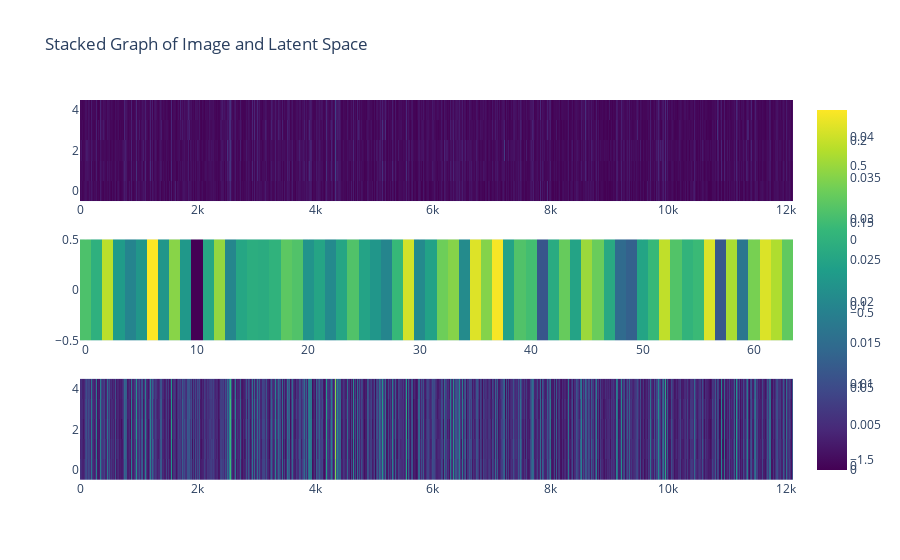

Write notebook code for a chart like this one.
### Code cell
e_ = e[0]  
z_ = z[0].reshape(1, -1) 
decoded_ = decoded[0]  



# Create subplot grid with vertical stacking
fig = sp.make_subplots(rows=3, cols=1, shared_xaxes=False, vertical_spacing=0.1)

# Add the original image as a heatmap-like plot
heatmap_trace1 = go.Heatmap(z=e_, colorscale='viridis')
fig.add_trace(heatmap_trace1, row=1, col=1)

# Add the latent representation as a heatmap-like plot
tensor_reshaped = z.reshape(1, -1)
heatmap_trace2 = go.Heatmap(z=z_, colorscale='viridis')
fig.add_trace(heatmap_trace2, row=2, col=1)

# Add the decoded image as a heatmap-like plot
heatmap_trace3 = go.Heatmap(z=decoded_, colorscale='viridis')
fig.add_trace(heatmap_trace3, row=3, col=1)

# Update layout
fig.update_layout(title='Stacked Graph of Image and Latent Space', showlegend=False)

# Update x-axis labels
#fig.update_xaxes(title_text='genes (normalized)', row=1, col=1)
#fig.update_xaxes(title_text='latent representation', row=2, col=1)
#fig.update_xaxes(title_text='genes (normalized)', row=3, col=1)

# Update y-axis labels
#fig.update_yaxes(title_text='timestamps', row=1, col=1)
#fig.update_yaxes(title_text='latent representation', row=2, col=1)
#fig.update_yaxes(title_text='timestamps', row=3, col=1)

fig.show()

### Figure 1 — Plotly figure (JSON) as saved in the notebook; plotly's stock layout.template omitted (floating-point values rounded to 4 significant figures; data arrays with more than 128 entries replaced by an {"elided": "..."} marker saying what was removed)
{"data": [{"colorscale": [[0, "#440154"], [0.1111, "#482878"], [0.2222, "#3e4989"], [0.3333, "#31688e"], [0.4444, "#26828e"], [0.5556, "#1f9e89"], [0.6667, "#35b779"], [0.7778, "#6ece58"], [0.8889, "#b5de2b"], [1, "#fde725"]], "type": "heatmap", "xaxis": "x", "yaxis": "y", "z": {"elided": "5x12121 float values"}}, {"colorscale": [[0, "#440154"], [0.1111, "#482878"], [0.2222, "#3e4989"], [0.3333, "#31688e"], [0.4444, "#26828e"], [0.5556, "#1f9e89"], [0.6667, "#35b779"], [0.7778, "#6ece58"], [0.8889, "#b5de2b"], [1, "#fde725"]], "type": "heatmap", "xaxis": "x2", "yaxis": "y2", "z": [[0.1811, -0.01489, 0.6273, -0.233, -0.4568, -0.2851, 0.8812, -0.2885, 0.436, -0.263, -1.57, -0.1077, 0.4796, -0.4415, -0.122, -0.0464, -0.06131, 0.005211, 0.2526, 0.1955, -0.3085, -0.1379, -0.4072, -0.1299, 0.1985, -0.1521, -0.2842, -0.4468, 0.07053, 0.718, -0.4026, -0.1676, 0.3306, 0.4274, -0.3902, 0.7597, 0.4202, 0.8539, -0.1592, 0.1992, 0.1297, -0.9084, -0.06659, 0.2993, -0.1493, 0.5078, 0.3119, -0.08914, -0.7191, -0.8159, -0.1441, 0.07107, 0.6503, 0.2036, 0.02243, 0.08652, 0.754, -0.8936, 0.5663, -0.5953, 0.3712, 0.7516, 0.5841, 0.2754]]}, {"colorscale": [[0, "#440154"], [0.1111, "#482878"], [0.2222, "#3e4989"], [0.3333, "#31688e"], [0.4444, "#26828e"], [0.5556, "#1f9e89"], [0.6667, "#35b779"], [0.7778, "#6ece58"], [0.8889, "#b5de2b"], [1, "#fde725"]], "type": "heatmap", "xaxis": "x3", "yaxis": "y3", "z": {"elided": "5x12121 float values"}}], "layout": {"showlegend": false, "title": {"text": "Stacked Graph of Image and Latent Space"}, "xaxis": {"anchor": "y", "domain": [0, 1]}, "xaxis2": {"anchor": "y2", "domain": [0, 1]}, "xaxis3": {"anchor": "y3", "domain": [0, 1]}, "yaxis": {"anchor": "x", "domain": [0.7333, 1]}, "yaxis2": {"anchor": "x2", "domain": [0.3667, 0.6333]}, "yaxis3": {"anchor": "x3", "domain": [0, 0.2667]}}}
